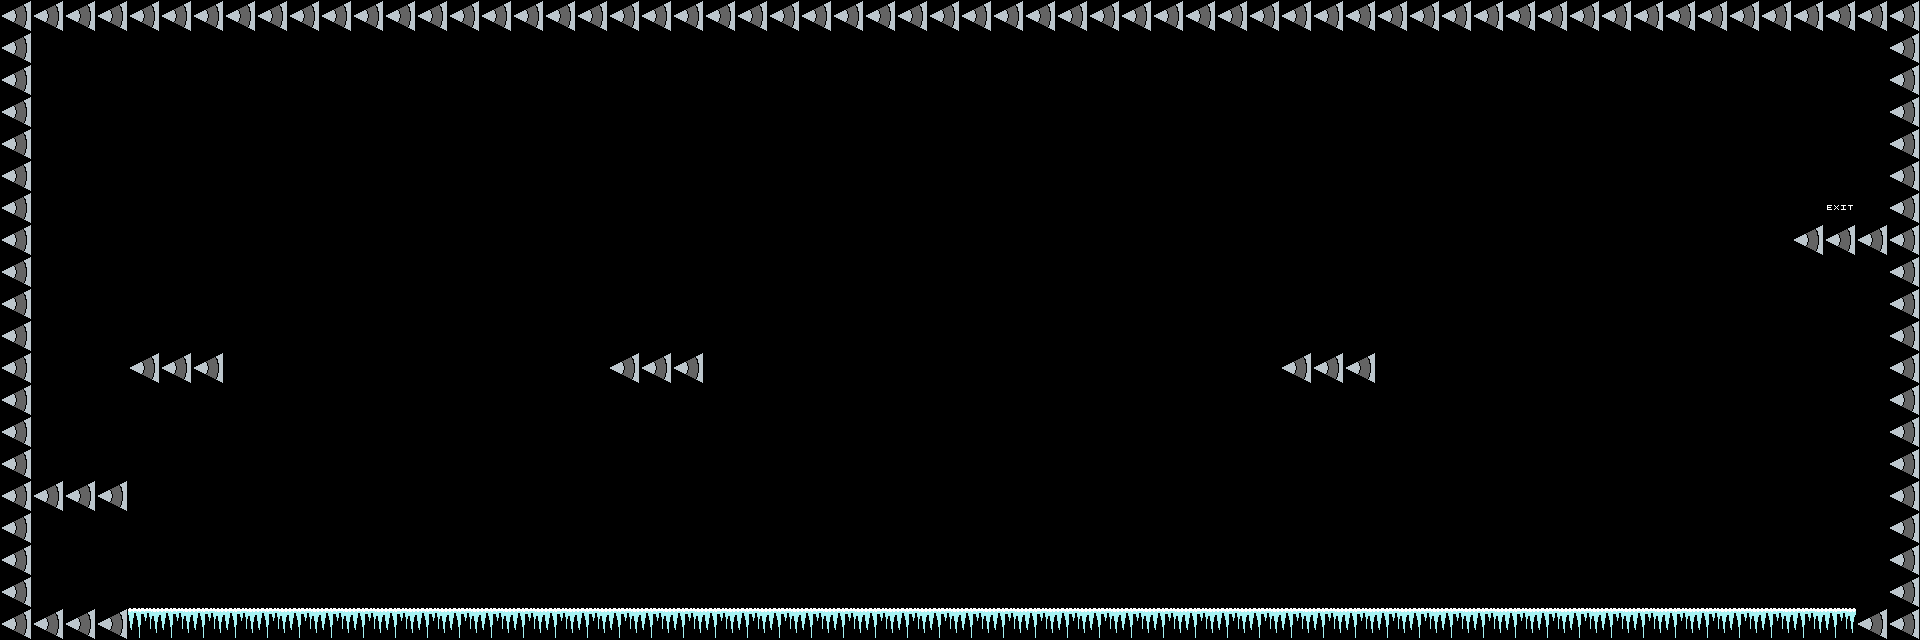

A 2D game scene composited from a Tiled map and its tileset images. What follows is a short description and the map's XML, with every tile layer's data as written:
An orthogonal 60x20 tile map with 32x32 px tiles, 1 tile layer (Tile Layer 1), 2 tilesets and 14 objects (11x Block, Player, Interactable, Ability).

<map version="1.0" orientation="orthogonal" renderorder="right-down" width="60" height="20" tilewidth="32" tileheight="32" nextobjectid="29">
 <tileset firstgid="1" name="set1" tilewidth="32" tileheight="32" spacing="10" tilecount="8" columns="4">
  <image source="../tilesets/2x4 Sheet1.png" width="158" height="74" />
 </tileset>
 <tileset firstgid="9" name="set2" tilewidth="32" tileheight="32" spacing="10" tilecount="8" columns="4">
  <image source="../tilesets/2x4 Sheet2.png" width="158" height="74" />
 </tileset>
 <layer name="Tile Layer 1" width="60" height="20">
  <data encoding="csv">
12,12,12,12,12,12,12,12,12,12,12,12,12,12,12,12,12,12,12,12,12,12,12,12,12,12,12,12,12,12,12,12,12,12,12,12,12,12,12,12,12,12,12,12,12,12,12,12,12,12,12,12,12,12,12,12,12,12,12,12,
12,0,0,0,0,0,0,0,0,0,0,0,0,0,0,0,0,0,0,0,0,0,0,0,0,0,0,0,0,0,0,0,0,0,0,0,0,0,0,0,0,0,0,0,0,0,0,0,0,0,0,0,0,0,0,0,0,0,0,12,
12,0,0,0,0,0,0,0,0,0,0,0,0,0,0,0,0,0,0,0,0,0,0,0,0,0,0,0,0,0,0,0,0,0,0,0,0,0,0,0,0,0,0,0,0,0,0,0,0,0,0,0,0,0,0,0,0,0,0,12,
12,0,0,0,0,0,0,0,0,0,0,0,0,0,0,0,0,0,0,0,0,0,0,0,0,0,0,0,0,0,0,0,0,0,0,0,0,0,0,0,0,0,0,0,0,0,0,0,0,0,0,0,0,0,0,0,0,0,0,12,
12,0,0,0,0,0,0,0,0,0,0,0,0,0,0,0,0,0,0,0,0,0,0,0,0,0,0,0,0,0,0,0,0,0,0,0,0,0,0,0,0,0,0,0,0,0,0,0,0,0,0,0,0,0,0,0,0,0,0,12,
12,0,0,0,0,0,0,0,0,0,0,0,0,0,0,0,0,0,0,0,0,0,0,0,0,0,0,0,0,0,0,0,0,0,0,0,0,0,0,0,0,0,0,0,0,0,0,0,0,0,0,0,0,0,0,0,0,0,0,12,
12,0,0,0,0,0,0,0,0,0,0,0,0,0,0,0,0,0,0,0,0,0,0,0,0,0,0,0,0,0,0,0,0,0,0,0,0,0,0,0,0,0,0,0,0,0,0,0,0,0,0,0,0,0,0,0,0,10,0,12,
12,0,0,0,0,0,0,0,0,0,0,0,0,0,0,0,0,0,0,0,0,0,0,0,0,0,0,0,0,0,0,0,0,0,0,0,0,0,0,0,0,0,0,0,0,0,0,0,0,0,0,0,0,0,0,0,12,12,12,12,
12,0,0,0,0,0,0,0,0,0,0,0,0,0,0,0,0,0,0,0,0,0,0,0,0,0,0,0,0,0,0,0,0,0,0,0,0,0,0,0,0,0,0,0,0,0,0,0,0,0,0,0,0,0,0,0,0,0,0,12,
12,0,0,0,0,0,0,0,0,0,0,0,0,0,0,0,0,0,0,0,0,0,0,0,0,0,0,0,0,0,0,0,0,0,0,0,0,0,0,0,0,0,0,0,0,0,0,0,0,0,0,0,0,0,0,0,0,0,0,12,
12,0,0,0,0,0,0,0,0,0,0,0,0,0,0,0,0,0,0,0,0,0,0,0,0,0,0,0,0,0,0,0,0,0,0,0,0,0,0,0,0,0,0,0,0,0,0,0,0,0,0,0,0,0,0,0,0,0,0,12,
12,0,0,0,12,12,12,0,0,0,0,0,0,0,0,0,0,0,0,12,12,12,0,0,0,0,0,0,0,0,0,0,0,0,0,0,0,0,0,0,12,12,12,0,0,0,0,0,0,0,0,0,0,0,0,0,0,0,0,12,
12,0,0,0,0,0,0,0,0,0,0,0,0,0,0,0,0,0,0,0,0,0,0,0,0,0,0,0,0,0,0,0,0,0,0,0,0,0,0,0,0,0,0,0,0,0,0,0,0,0,0,0,0,0,0,0,0,0,0,12,
12,0,0,0,0,0,0,0,0,0,0,0,0,0,0,0,0,0,0,0,0,0,0,0,0,0,0,0,0,0,0,0,0,0,0,0,0,0,0,0,0,0,0,0,0,0,0,0,0,0,0,0,0,0,0,0,0,0,0,12,
12,0,0,0,0,0,0,0,0,0,0,0,0,0,0,0,0,0,0,0,0,0,0,0,0,0,0,0,0,0,0,0,0,0,0,0,0,0,0,0,0,0,0,0,0,0,0,0,0,0,0,0,0,0,0,0,0,0,0,12,
12,12,12,12,0,0,0,0,0,0,0,0,0,0,0,0,0,0,0,0,0,0,0,0,0,0,0,0,0,0,0,0,0,0,0,0,0,0,0,0,0,0,0,0,0,0,0,0,0,0,0,0,0,0,0,0,0,0,0,12,
12,0,0,0,0,0,0,0,0,0,0,0,0,0,0,0,0,0,0,0,0,0,0,0,0,0,0,0,0,0,0,0,0,0,0,0,0,0,0,0,0,0,0,0,0,0,0,0,0,0,0,0,0,0,0,0,0,0,0,12,
12,0,0,0,0,0,0,0,0,0,0,0,0,0,0,0,0,0,0,0,0,0,0,0,0,0,0,0,0,0,0,0,0,0,0,0,0,0,0,0,0,0,0,0,0,0,0,0,0,0,0,0,0,0,0,0,0,0,0,12,
12,0,0,0,0,0,0,0,0,0,0,0,0,0,0,0,0,0,0,0,0,0,0,0,0,0,0,0,0,0,0,0,0,0,0,0,0,0,0,0,0,0,0,0,0,0,0,0,0,0,0,0,0,0,0,0,0,0,0,12,
12,12,12,12,14,14,14,14,14,14,14,14,14,14,14,14,14,14,14,14,14,14,14,14,14,14,14,14,14,14,14,14,14,14,14,14,14,14,14,14,14,14,14,14,14,14,14,14,14,14,14,14,14,14,14,14,14,14,12,12
</data>
 </layer>
 <objectgroup name="Object Layer 1">
  <object id="1" name="wall" type="Block" x="0" y="0" width="1920" height="32" />
  <object id="2" name="wall" type="Block" x="0" y="608" width="128" height="32" />
  <object id="3" name="wall" type="Block" x="0" y="32" width="32" height="576" />
  <object id="4" name="wall" type="Block" x="1888" y="32" width="32" height="576" />
  <object id="5" name="starting_position" type="Player" x="64" y="544" width="32" height="32" />
  <object id="9" name="wall" type="Block" x="1856" y="608" width="64" height="32" />
  <object id="12" name="ice" type="Block" x="128" y="608" width="1728" height="32" />
  <object id="21" name="wall" type="Block" x="128" y="352" width="96" height="32" />
  <object id="22" name="wall" type="Block" x="608" y="352" width="96" height="32" />
  <object id="23" name="wall" type="Block" x="32" y="480" width="96" height="32" />
  <object id="24" name="wall" type="Block" x="1280" y="352" width="96" height="32" />
  <object id="25" name="wall" type="Block" x="1792" y="224" width="96" height="32" />
  <object id="26" name="exit" type="Interactable" x="1824" y="192" width="32" height="32" />
  <object id="27" name="sprint" type="Ability" x="64" y="448" width="32" height="32" />
 </objectgroup>
</map>